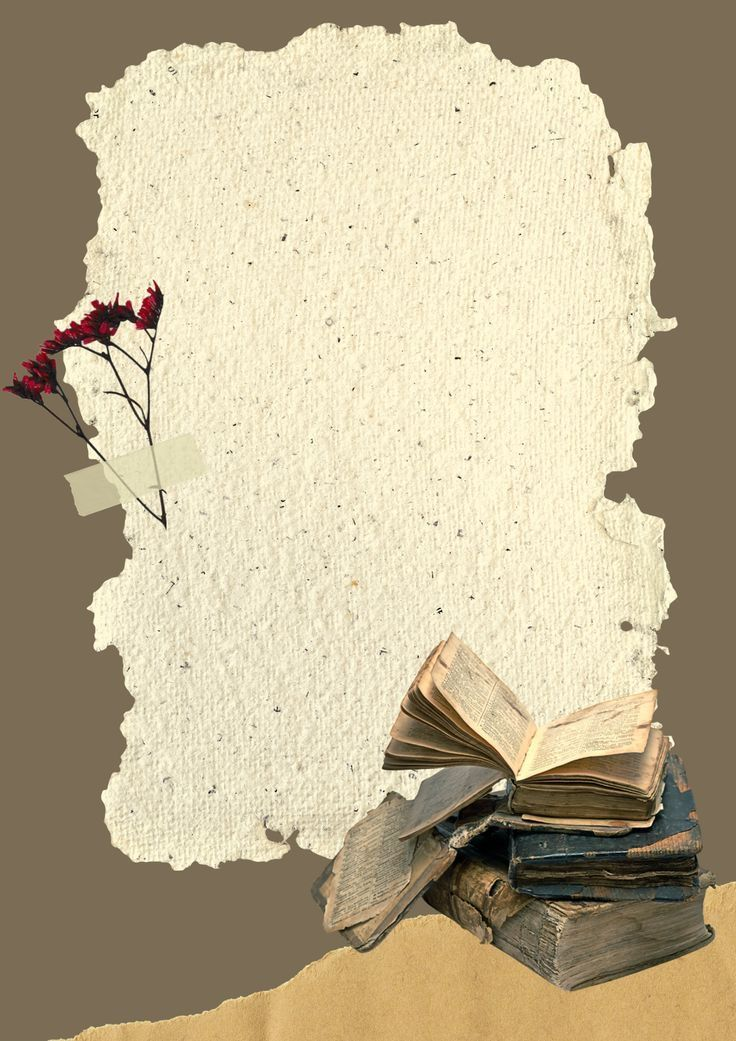
#> input picture assets/background.jpg, 736 x 1041 px; its folder holds only this picture in this run
$ python shayari_video.py
#> lines starting #> are read from the running program, lines starting #| are printed output that depends on the picture
# ============================================================
# FILE: src/shayari_video.py
# ============================================================
#
# HINGLISH / ROMAN HINDI SHAYARI SHORTS VIDEO GENERATOR
#
# OUTPUT:
#   1080x1920
#   9:16
#
# VIDEO:
#   User background image/video
#   User background music
#   Static Roman Hindi Shayari
#
# NO:
#   - TTS
#   - voice
#   - text animation
#   - cream card
#   - paper overlay
#   - logo
#   - @handle
#   - footer
#   - extra UI
#
# ============================================================

from __future__ import annotations

import os
import random
import subprocess
import tempfile
from pathlib import Path
from typing import Optional

from PIL import Image, ImageDraw, ImageFont, ImageFilter, ImageEnhance


# ============================================================
# CONFIG
# ============================================================

WIDTH = 1080
HEIGHT = 1920
FPS = 30

DEFAULT_DURATION = int(
    os.getenv("SHAYARI_DURATION", "15")
)

VIDEO_EXTENSIONS = {
    ".mp4",
    ".mov",
    ".mkv",
    ".webm",
    ".avi",
}

IMAGE_EXTENSIONS = {
    ".jpg",
    ".jpeg",
    ".png",
    ".webp",
}

AUDIO_EXTENSIONS = {
    ".mp3",
    ".wav",
    ".m4a",
    ".aac",
    ".ogg",
}


# ============================================================
# PATHS
# ============================================================

ROOT_DIR = Path(__file__).resolve().parent.parent

ASSETS_DIR = ROOT_DIR / "assets"

MUSIC_DIR = ASSETS_DIR / "music"

FONTS_DIR = ASSETS_DIR / "fonts"


# ============================================================
# FONT SEARCH — TIMES NEW ROMAN REGULAR ONLY
# ============================================================

def get_body_font(size: int):
    """Load only Times New Roman Regular. No other font is permitted."""
    candidates = [
        FONTS_DIR / "times.ttf",
        FONTS_DIR / "Times New Roman.ttf",
        FONTS_DIR / "timesnewroman.ttf",
    ]
    for path in candidates:
        if path.exists():
            return ImageFont.truetype(str(path), size=size)

    raise FileNotFoundError(
        "Times New Roman Regular font missing. Add the regular font as "
        "assets/fonts/times.ttf (or Times New Roman.ttf). No substitute font is allowed."
    )


# ============================================================
# BACKGROUND DISCOVERY
# ============================================================

def find_background() -> Path:

    preferred_names = [
        "background.jpg",
        "background.jpeg",
        "background.png",
        "background.webp",
        "bg.jpg",
        "bg.jpeg",
        "bg.png",
        "bg.webp",
        "background.mp4",
        "background.mov",
        "background.webm",
        "bg.mp4",
        "bg.mov",
        "bg.webm",
    ]

    for name in preferred_names:

        path = ASSETS_DIR / name

        if path.exists():

            return path
#> in render_shayari_frame, image is the input picture: PIL image 736x1041 RGB; mean R, G, B 188.2, 175.3, 145.5

    candidates = []

    for path in ASSETS_DIR.iterdir():

        if not path.is_file():
            continue

        if path.name.lower() == "fallback.jpg":
            continue

        if path.suffix.lower() in (
            VIDEO_EXTENSIONS
            | IMAGE_EXTENSIONS
        ):

            candidates.append(path)

    if not candidates:

        fallback = ASSETS_DIR / "fallback.jpg"

        if fallback.exists():
            return fallback

        raise FileNotFoundError(
            "No background image/video found in assets/"
        )

    return random.choice(candidates)


# ============================================================
# MUSIC DISCOVERY
# ============================================================

# [30 lines left out: function find_music, not called in this run]


# ============================================================
# IMAGE PREPARATION
# ============================================================

def fit_background_without_crop(image: Image.Image) -> Image.Image:
    """Fit the complete source image inside 1080x1920 without cropping.

    A blurred, enlarged copy fills any unused area so decorative edges of the
    original asset are never cut off.
    """
    image = image.convert("RGB")
    scale = min(WIDTH / image.width, HEIGHT / image.height)
#> scale = 1.47
    new_size = (max(1, int(image.width * scale)), max(1, int(image.height * scale)))
#> new_size = (1080, 1527)
    foreground = image.resize(new_size, Image.Resampling.LANCZOS)

    # Full-frame blurred backdrop; the original image remains completely visible.
    bg_scale = max(WIDTH / image.width, HEIGHT / image.height)
#> bg_scale = 1.84
    bg_size = (max(1, int(image.width * bg_scale)), max(1, int(image.height * bg_scale)))
#> bg_size = (1357, 1920)
    backdrop = image.resize(bg_size, Image.Resampling.LANCZOS).filter(ImageFilter.GaussianBlur(18))
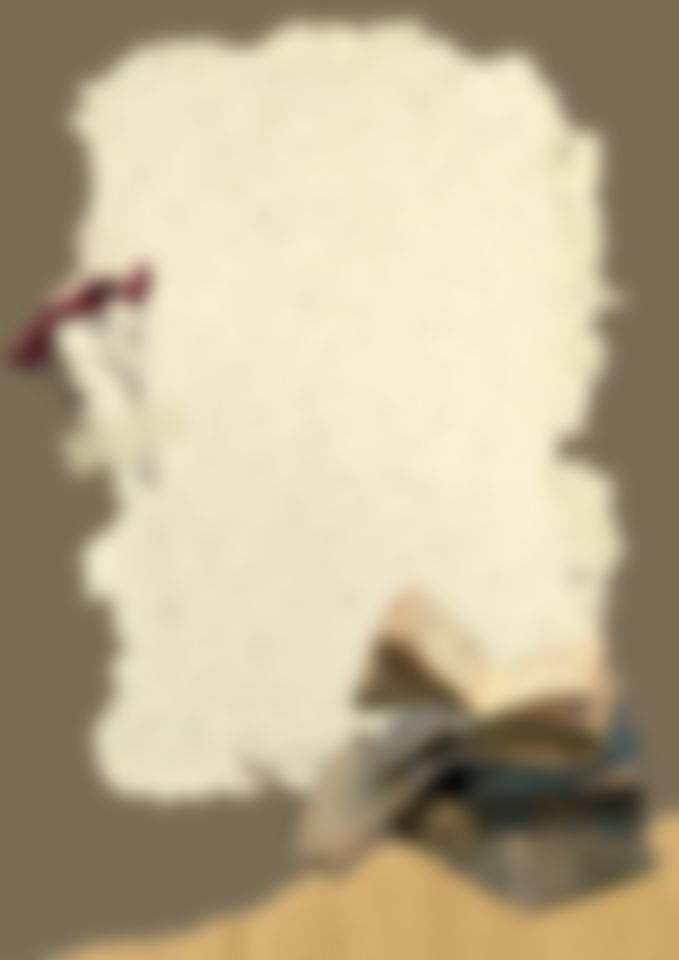
#> backdrop: PIL image 1357x1920 RGB (shown at 1/2 size); mean R, G, B 188.1, 175.3, 145.5
    left = max(0, (backdrop.width - WIDTH) // 2)
#> left = 138
    top = max(0, (backdrop.height - HEIGHT) // 2)
#> top = 0
    backdrop = backdrop.crop((left, top, left + WIDTH, top + HEIGHT))
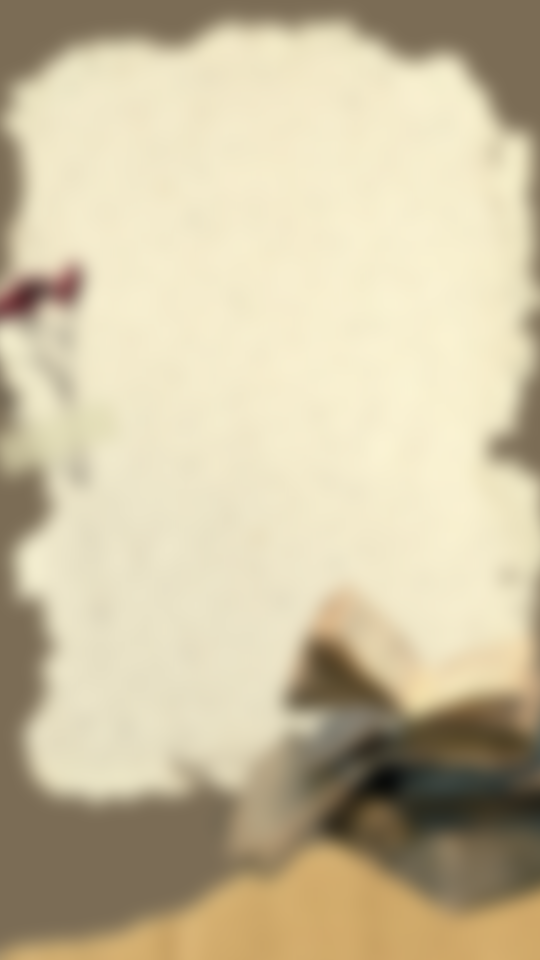
#> backdrop: PIL image 1080x1920 RGB (shown at 1/2 size); mean R, G, B 203.7, 191.7, 160.6

    canvas = Image.new("RGB", (WIDTH, HEIGHT))
#> canvas: PIL image 1080x1920 RGB; every value is 0
    canvas.paste(backdrop, (0, 0))
    x = (WIDTH - foreground.width) // 2
#> x = 0
    y = (HEIGHT - foreground.height) // 2
#> y = 196
    canvas.paste(foreground, (x, y))
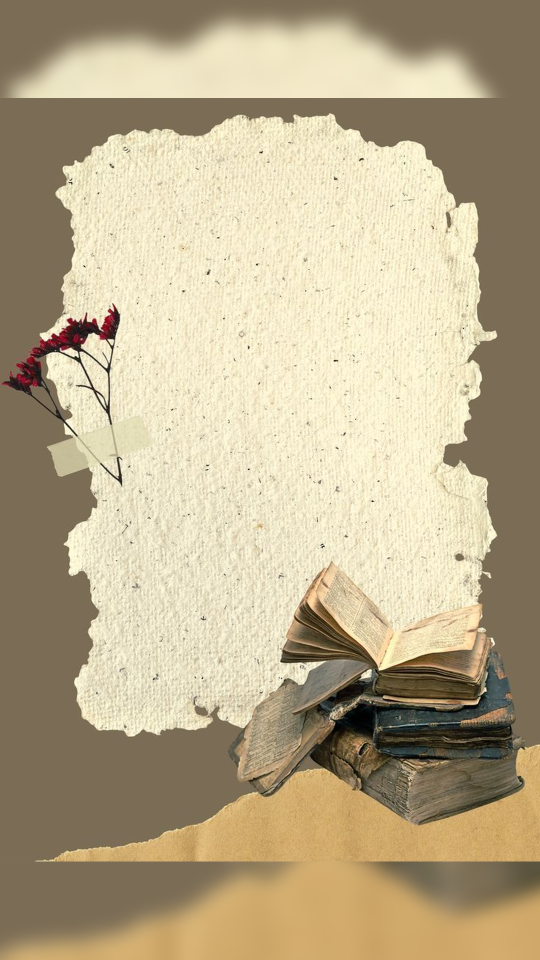
#> canvas: PIL image 1080x1920 RGB (shown at 1/2 size); mean R, G, B 185.6, 171.3, 140
    return canvas


# ============================================================
# BACKGROUND FILTER
# ============================================================

def apply_background_filter(
    image: Image.Image,
) -> Image.Image:

    image = ImageEnhance.Contrast(
        image
    ).enhance(1.06)
#> image: PIL image 1080x1920 RGB

    image = ImageEnhance.Color(
        image
    ).enhance(0.88)

    image = ImageEnhance.Brightness(
        image
    ).enhance(0.94)

    # Very subtle blur to make text readable.
    image = image.filter(
        ImageFilter.GaussianBlur(0.15)
    )

    # Subtle vignette
    overlay = Image.new(
        "RGBA",
        image.size,
        (0, 0, 0, 0),
    )
#> overlay: PIL image 1080x1920 RGBA; every value is 0

    draw = ImageDraw.Draw(
        overlay,
        "RGBA",
    )

    # Edge darkening
    steps = 18

    for i in range(steps):

        alpha = int(
            2 + (i / steps) * 8
        )

        margin = int(
            i * 18
        )

        draw.rectangle(
            (
                margin,
                margin,
                WIDTH - margin,
                HEIGHT - margin,
            ),
            outline=(0, 0, 0, alpha),
            width=2,
        )

    return Image.alpha_composite(
        image.convert("RGBA"),
        overlay,
    ).convert("RGB")


# ============================================================
# TEXT CLEANING
# ============================================================

def clean_shayari_text(text: str) -> str:

    if not text:
        return ""

    text = str(text)

    # Normalize line endings
    text = text.replace("\r\n", "\n")
    text = text.replace("\r", "\n")

    # Remove markdown
    text = text.replace("**", "")
    text = text.replace("__", "")

    # Remove common labels accidentally returned by AI
    unwanted_prefixes = [
        "shayari:",
        "shayari -",
        "poem:",
        "text:",
    ]

    stripped = text.strip()

    lower = stripped.lower()

    for prefix in unwanted_prefixes:

        if lower.startswith(prefix):

            stripped = stripped[
                len(prefix):
            ].strip()

            break

    # Absolutely no Devanagari.
    # If Gemini accidentally outputs it,
    # remove those characters.
    cleaned_chars = []

    for char in stripped:

        code = ord(char)

        # Devanagari Unicode block
        if 0x0900 <= code <= 0x097F:
            continue

        cleaned_chars.append(char)

    stripped = "".join(
        cleaned_chars
    )

    # Remove excessive spaces
    lines = []

    for line in stripped.split("\n"):

        line = " ".join(
            line.strip().split()
        )

        if line:
            lines.append(line)
        else:
            # preserve stanza breaks
            if lines and lines[-1] != "":
                lines.append("")

    # Avoid too many blank lines
    result = []

    previous_blank = False

    for line in lines:

        if not line:

            if not previous_blank:
                result.append("")

            previous_blank = True

        else:

            result.append(line)
            previous_blank = False

    return "\n".join(result).strip()


# ============================================================
# TEXT WRAPPING
# ============================================================

# [144 lines left out: functions text_width, wrap_line, prepare_text_lines, calculate_text_start_y, not called in this run]


# ============================================================
# RENDER SHAYARI FRAME
# ============================================================

def render_shayari_frame(
    text: str,
    output_path: Path,
) -> None:

    # --------------------------------------------------------
    # Base image
    # --------------------------------------------------------

    background = find_background()

    print(
        f"Using background: {background}"
    )

    if (
        background.suffix.lower()
        in IMAGE_EXTENSIONS
    ):

        image = Image.open(
            background
        )

        image = fit_background_without_crop(
            image
        )

        image = apply_background_filter(
            image
        )

    else:

        # For video backgrounds, extract
        # first frame as the text reference.
        temp_frame = (
            Path(tempfile.gettempdir())
            / "shayari_background_frame.jpg"
        )

        command = [
            "ffmpeg",
            "-y",
            "-ss",
            "0",
            "-i",
            str(background),
            "-frames:v",
            "1",
            "-vf",
            "scale=1080:1920:force_original_aspect_ratio=increase,"
            "crop=1080:1920",
            str(temp_frame),
        ]

        subprocess.run(
            command,
            check=True,
            stdout=subprocess.DEVNULL,
            stderr=subprocess.DEVNULL,
        )

        image = Image.open(
            temp_frame
        )

        image = fit_background_without_crop(
            image
        )

        image = apply_background_filter(
            image
        )

    # --------------------------------------------------------
    # Text
    # --------------------------------------------------------

    text = clean_shayari_text(
        text
    )

    if not text:

        raise ValueError(
            "Shayari text is empty."
        )

    # Shayari typography: Times New Roman Regular only.
    # Preserve the user's stanza/line structure and adapt size so the complete
    # poem fits cleanly without touching the decorative edges of the image.
    max_text_width = 700
    area_top = 320
    area_bottom = 1420
    line_gap = 20
    stanza_gap = 52

    font = None
    lines = []
    for font_size in range(68, 39, -2):
        candidate_font = get_body_font(font_size)
        candidate_lines = prepare_text_lines(
            image, text, candidate_font, max_text_width
        )
        total_height = 0
        for line in candidate_lines:
            if line == "":
                total_height += stanza_gap
            else:
                box = candidate_font.getbbox(line)
                total_height += (box[3] - box[1]) + line_gap
        if total_height <= (area_bottom - area_top):
            font = candidate_font
            lines = candidate_lines
            break

    if font is None:
        font = get_body_font(40)
        lines = prepare_text_lines(image, text, font, max_text_width)

    # --------------------------------------------------------
    # Text layer
    # --------------------------------------------------------

    text_layer = Image.new(
        "RGBA",
        (WIDTH, HEIGHT),
        (0, 0, 0, 0),
    )

    draw = ImageDraw.Draw(
        text_layer
    )

    # Main poetry area — centered and stanza-aware.

    y = calculate_text_start_y(
        lines,
        font,
        area_top,
        area_bottom,
        line_gap,
        stanza_gap,
    )

    # Black text to match the requested
    # reference-style typography.
    text_fill = (
        15,
        12,
        10,
        255,
    )

    for line in lines:

        if line == "":

            y += stanza_gap
            continue

        bbox = draw.textbbox(
            (0, 0),
            line,
            font=font,
        )

        line_width = (
            bbox[2] - bbox[0]
        )

        x = (
            WIDTH - line_width
        ) // 2

        draw.text(
            (
                x,
                y,
            ),
            line,
            font=font,
            fill=text_fill,
        )

        line_height = (
            bbox[3] - bbox[1]
        )

        y += (
            line_height
            + line_gap
        )

    # --------------------------------------------------------
    # Composite
    # --------------------------------------------------------

    final_image = Image.alpha_composite(
        image.convert("RGBA"),
        text_layer,
    )

    final_image.convert(
        "RGB"
    ).save(
        output_path,
        "JPEG",
        quality=95,
        optimize=True,
    )


# ============================================================
# FFMPEG HELPERS
# ============================================================

# [192 lines left out: functions run_ffmpeg, create_image_background_video, create_video_background_video, add_music, not called in this run]


# ============================================================
# CREATE VIDEO
# ============================================================

def create_video(
    text: str,
    output_path: str,
    duration: Optional[int] = None,
) -> str:

    duration = (
        duration
        or DEFAULT_DURATION
    )

    output = Path(
        output_path
    )

    output.parent.mkdir(
        parents=True,
        exist_ok=True,
    )

    print("")
    print("=" * 60)
    print("SHAYARI VIDEO GENERATOR")
    print("=" * 60)
    print("")
    print(
        f"Resolution: {WIDTH}x{HEIGHT}"
    )
    print(
        f"Duration: {duration}s"
    )
    print(
        "TTS: DISABLED"
    )
    print(
        "Text animation: DISABLED"
    )
    print(
        "Card overlay: DISABLED"
    )
    print(
        "Logo/handle: DISABLED"
    )
    print("")

    with tempfile.TemporaryDirectory() as temp:

        temp_dir = Path(temp)

        text_frame = (
            temp_dir
            / "shayari_frame.jpg"
        )

        silent_video = (
            temp_dir
            / "silent_video.mp4"
        )

        render_shayari_frame(
            text,
            text_frame,
        )

        background = find_background()

        # ----------------------------------------------------
        # IMPORTANT:
        #
        # If background is an image:
        #   rendered frame becomes full video.
        #
        # If background is a video:
        #   create moving background first,
        #   then overlay static text frame.
        # ----------------------------------------------------

        if (
            background.suffix.lower()
            in IMAGE_EXTENSIONS
        ):

            create_image_background_video(
                text_frame,
                silent_video,
                duration,
            )

        else:

            background_video = (
                temp_dir
                / "background_video.mp4"
            )

            create_video_background_video(
                background,
                background_video,
                duration,
            )

            # Overlay text frame over moving video.
            command = [
                "ffmpeg",
                "-y",

                "-i",
                str(background_video),

                "-loop",
                "1",

                "-i",
                str(text_frame),

                "-filter_complex",
                (
                    "[1:v]format=rgba[text];"
                    "[0:v][text]overlay=0:0:format=auto,"
                    "format=yuv420p"
                ),

                "-t",
                str(duration),

                "-r",
                str(FPS),

                "-c:v",
                "libx264",

                "-preset",
                "medium",

                "-crf",
                "20",

                "-pix_fmt",
                "yuv420p",

                "-an",

                str(silent_video),
            ]

            run_ffmpeg(
                command
            )

        music = find_music()

        print(
            f"Using music: {music}"
        )

        add_music(
            silent_video,
            music,
            output,
            duration,
        )

    if not output.exists():

        raise RuntimeError(
            "Final video was not created."
        )

    print("")
    print(
        f"Video created: {output}"
    )

    return str(output)


# ============================================================
# COMPATIBILITY ALIAS
# ============================================================

# [11 lines left out: function generate_video, not called in this run]


# ============================================================
# TEST
# ============================================================

if __name__ == "__main__":

    test_output = (
        ROOT_DIR
        / "output"
        / "test_shayari.mp4"
    )

#> (the run stopped early here; a loop or call above may not have finished)
